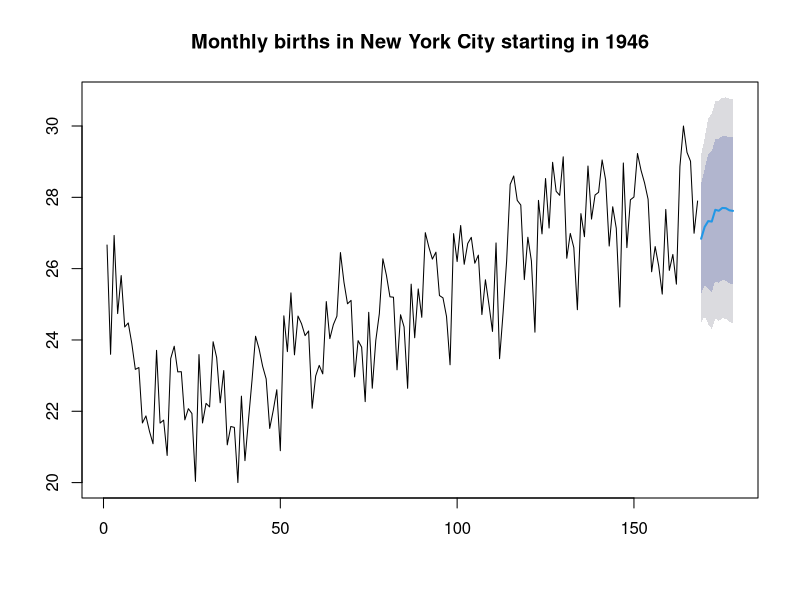

Source code (R): (Note: this script raises an error after producing the figure.)
library(XML)
library(xts)
library(forecast)
library(ggplot2)

# BIRTHS
births <- read.csv(file='monthly-new-york-city-births-unk.csv', header=T, col.names=c('month','births'))
fit <- auto.arima(as.vector(births[,2]))
png(file='births.png',width=1000, height=500)
plot(forecast(fit,10), main='Monthly births in New York City starting in 1946')  #standard plot
dev.off()
#Series: as.vector(births[, 2]) 
#ARIMA(4,1,3)                    
#
#Coefficients:
#         ar1     ar2      ar3      ar4      ma1     ma2     ma3
#      0.4918  0.6102  -0.2806  -0.5472  -1.2276  0.0361  0.5153
#s.e.  0.1142  0.1140   0.0560   0.0877   0.1165  0.2000  0.1115
#
#sigma^2 estimated as 1.187:  log likelihood=-251.26
#AIC=518.39   AICc=519.3   BIC=543.33

# UNRULY PASSENGERS
url2 <- 'http://www.faa.gov/data_research/passengers_cargo/unruly_passengers/'
X <- readHTMLTable(url2, header=T, stringsAsFactors=FALSE)[[1]]
unruliness <- as.xts(as.numeric(X[-19,2]), order.by = as.Date(X[-19,1], format="%Y"))

nobs <- length(unruliness[,1])
fit <- auto.arima(as.vector(unruliness), xreg=1:nobs-1, ic="bic") # (1,0,0)
fore <- predict(fit, 10, newxreg=(nobs+1):(nobs+10))
#Series: as.vector(unruliness) 
#ARIMA(1,0,0) with non-zero mean 
#
#Coefficients:
#         ar1  intercept  1:nobs - 1
#      0.7464   212.4001     -2.5713
#s.e.  0.1579    55.9264      4.9262
#
#sigma^2 estimated as 1669:  log likelihood=-92.73
#AIC=193.45   AICc=196.53   BIC=197.01

#fit <- auto.arima(as.vector(unruliness)) # (0,1,0) random walk
#fore <- predict(fit, 10)

# Prettier graph
dates <- seq(index(last(unruliness)), by="year", length.out=11)
pred <- xts(fore$pred,dates[-1])
uconf <- xts((fore$pred + 1.96*fore$se),dates[-1])
lconf <- xts((fore$pred - 1.96*fore$se),dates[-1])

yvars <- merge(unruliness,pred,uconf,lconf)
yvars[length(unruliness),] <- coredata(last(unruliness)) # link to now.

plotdat <- data.frame(
  Series = as.numeric(yvars[,1]),
  Forecast = as.numeric(yvars[,2]),
  LowerBound = as.numeric(yvars[,3]),
  UpperBound = as.numeric(yvars[,4]),
  date = index(yvars))

f1 <- ggplot(plotdat, aes(x=date) ) +
    geom_line(aes(y = Series), size=1.1, colour="black") +
    theme_bw() +
    geom_smooth(aes(y = Forecast, ymin = LowerBound, ymax = UpperBound), stat="identity", alpha=0.20) +
    geom_line(aes(y = Forecast), colour="red", size=0.90) +
    geom_line(aes(y = LowerBound), colour="red", size=0.25, linetype="longdash") +
    geom_line(aes(y = UpperBound), colour="red", size=0.25, linetype="longdash") +
    opts(title="FAA's Count of Unruly Passengers")
print(f1)
ggsave('unruly-fcast.png', width=6.5, height=2.75, plot=f1, dpi=90)

f2 <- ggplot(plotdat, aes(x=date) ) +
    geom_line(aes(y = Series), size=1.1, colour="black") +
    theme_bw() +
    opts(title="FAA's Count of Unruly Passengers")
print(f2)
ggsave('unruly.png', width=6.5, height=2.75, plot=f2, dpi=90)
